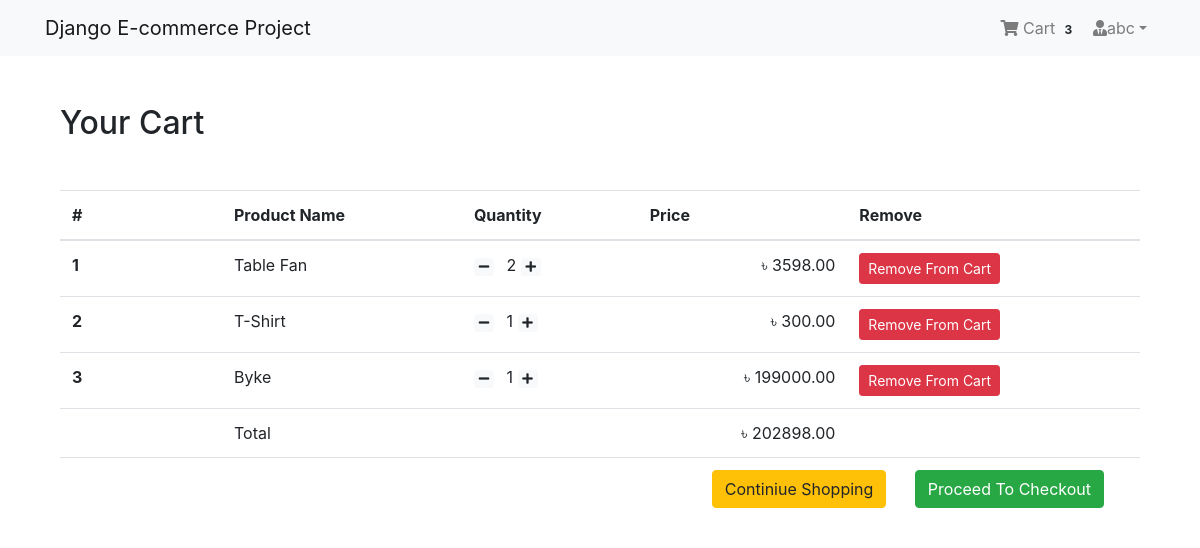
The app's page /shop/cart/ (signed in) with its own data.
### AppLogin/models.py (models this page shows, shortened)
class User(AbstractBaseUser, PermissionsMixin):
     email = models.EmailField(unique=True, null=False)
     is_staff = models.BooleanField(
         ugettext_lazy('staff status'),
         default=False,
         help_text = ugettext_lazy('Designates whether the user can log in this site')
    )
     is_active = models.BooleanField(
         ugettext_lazy('active'),
         default=True,
         help_text=ugettext_lazy('Designets whether this user should be treated as active. Unselect this insted of deleting accounts')
    )
     USERNAME_FIELD = 'email'
     objects = MyUserManager()

class Profile(models.Model):
    user = models.OneToOneField(User, on_delete=models.CASCADE, related_name='profile')
    username = models.CharField(max_length=264, blank=True)
    full_name = models.CharField(max_length=264, blank=True)
    adress_1 = models.TextField(max_length=300, blank=True)
    city= models.CharField(max_length=40, blank=True)
    zipcode = models.CharField(max_length=10, blank=True)
    country = models.CharField(max_length=50, blank=True)
    phone = models.CharField(max_length=20, blank=True)
    date_joined = models.DateTimeField(auto_now_add=True)

### AppOrder/models.py (models this page shows, shortened)
class Order(models.Model):
    orderitems = models.ManyToManyField(Cart)
    user = models.ForeignKey(settings.AUTH_USER_MODEL, on_delete=models.CASCADE)
    ordered = models.BooleanField(default=False)
    created = models.DateTimeField(auto_now_add=True)
    paymentId = models.CharField(max_length=264, blank=True, null=True)
    orderedId = models.CharField(max_length=200, blank=True, null=True)
    def get_totals(self):
        total = 0
        for order_item in self.orderitems.all():
            total += float(order_item.get_total())
        return total

class Cart(models.Model):
    user = models.ForeignKey(settings.AUTH_USER_MODEL, on_delete=models.CASCADE, related_name='cart')
    item = models.ForeignKey(Product, on_delete=models.CASCADE)
    quantity = models.IntegerField(default=1)
    purchased = models.BooleanField(default=False)
    created = models.DateTimeField(auto_now_add=True)
    updated = models.DateTimeField(auto_now=True)
    def get_total(self):
        total = self.item.price * self.quantity
        float_total = format(total, '0.2f')
        return float_total

### AppShop/models.py (models this page shows, shortened)
class Product(models.Model):
           mainimage = models.ImageField(upload_to='Products')
           name = models.CharField(max_length=264)
           category = models.ForeignKey(Category, on_delete=models.CASCADE, related_name='category')
           preview_text = models.TextField(max_length=200, verbose_name='Preview Text')
           detail_text = models.TextField(max_length=1000, verbose_name='Description')
           price = models.FloatField()
           old_price = models.FloatField(default=0.00)
           created = models.DateTimeField(auto_now_add=True)
           class Meta:
                ordering = ['-created',]

### AppOrder/views.py (the view)
# urls.py: path('cart/', views.cart_view, name="cart"),
@login_required
def cart_view(request):
    carts = Cart.objects.filter(user=request.user, purchased=False)
    orders = Order.objects.filter(user=request.user, ordered=False)
    if carts.exists() and orders.exists():
        order = orders[0]
        return render(request, 'cart.html', context={'carts':carts, 'order':order})
    else:
        messages.warning(request, "You don't have any item in your cart!")
        return redirect("AppShop:home")

### AppOrder/templatetags/cart_tag.py (called while the page is built)
@register.filter
def cart_total(user):
    order = Order.objects.filter(user=user, ordered=False)
    if order.exists():
        return order[0].orderitems.count()
    else:
        return 0

### AppLogin/templates/cart.html
{% extends 'base.html' %}
{% load crispy_forms_tags %}
{% block body_block %}
<div class="container my-5">
    <div class="my-5">
        <h2>Your Cart</h2>
    </div>
    <table class="table table-hover">
        <thead>
            <tr>
                <th scope="col" width="15%">#</th>
                <th scope="col">Product Name</th>
                <th scope="col">Quantity</th>
                <th scope="col" align="right">Price</th>
                <th scope="col">Remove</th>
            </tr>
        </thead>
        <tbody>
            {% for cart in carts %}
            <tr>
                <th scope="row">{{ forloop.counter }}</th>
                <td>{{cart.item.name}}</td>
                <td>
                    <a class="mr-2" href="{% url 'AppOrder:decrease' pk=cart.item.pk %}"><span class="badge badge-light"><i class="fas fa-minus"></i></span></a>
                    {{ cart.quantity}}
                    <a class="mr-2" href="{% url 'AppOrder:increase' pk=cart.item.pk %}"><span class="badge badge-light"><i class="fas fa-plus"></i></span></a>
                </td>
                <td align="right">&#2547; {{cart.get_total}}</td>
                <td><a href="{% url 'AppOrder:remove' pk=cart.item.pk %}" class="btn btn-danger btn-sm">Remove From Cart</a></td>
            </tr>
            {% endfor %}
            <tr>
                <th scope="row"></th>
                <td colspan="2">Total</td>
                <td align="right">&#2547; {{order.get_totals | floatformat:2 }}</td>
                <td></td>
            </tr>
            <tr>
                <th scope="row"></th>
                <td colspan="4" class="text-right">
                <a href="{% url 'AppShop:home' %}" class="btn btn-warning mr-4">Continiue Shopping</a>
                <a href="{% url 'AppPayment:checkout' %}" class="btn btn-success mr-4">Proceed To Checkout</a>
                </td>
            </tr>
        </tbody>
    </table>
</div>
{% endblock body_block %}

### AppLogin/templates/navbar.html (shortened to what this page needs)
{% load cart_tag %}
<nav class="navbar navbar-expand-lg navbar-light bg-light">
    <div class="container">
        <a class="navbar-brand" href="{% url 'AppShop:home' %}">Django E-commerce Project</a>
        <div class="collapse navbar-collapse" id="navbarNav">
            <ul class="navbar-nav ml-auto">
                {% if request.user.is_authenticated %}
                <li class="nav-item">
                    <a href="{% url 'AppOrder:cart' %}" class="nav-link">
                        <i class="fa fa-shopping-cart"></i> Cart
                        <span class="badge badge-light">{{ request.user | cart_total }}</span>
                    </a>
                </li>
                <li class="nav-item dropdown">
                    <a class="nav-link dropdown-toggle" href="#" id="navbarDropdown" role="button" data-toggle="dropdown"
                    aria-haspopup="true" aria-expanded="false"><i class="fas fa-user-tie"></i>{{request.user.profile.username}}</a>
                </li>
                {% else %}
                <li class="nav-item">
                    <a href="{% url 'AppLogin:login' %}" class="btn btn-primary">Login</a>
                </li>
                {% endif %}
            </ul>
        </div>
    </div>
</nav>

### records on screen
User: user|cart_total "3", user.profile.username "abc"
Cart: item.name "Table Fan", quantity "2", get_total "3598.00"
Cart: item.name "T-Shirt", quantity "1", get_total "300.00"
Cart: item.name "Byke", quantity "1", get_total "199000.00"
Order: get_totals "202898.00"
